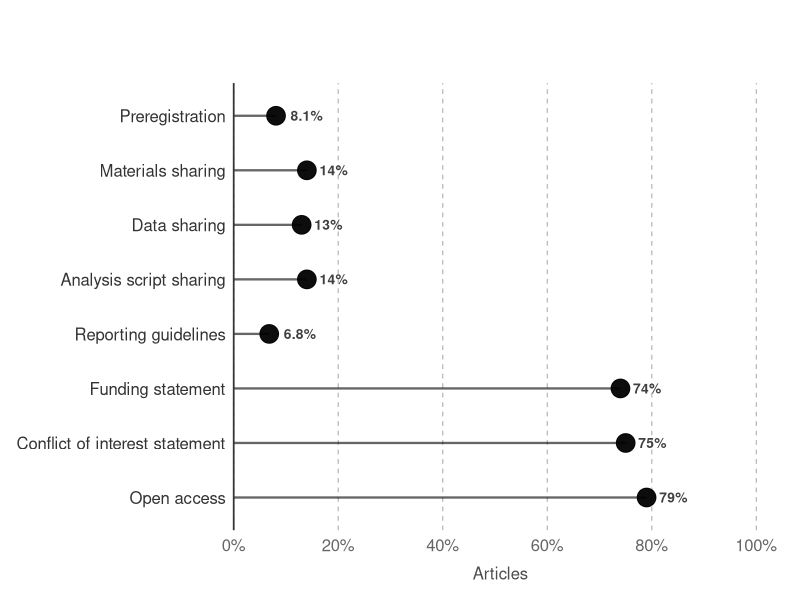
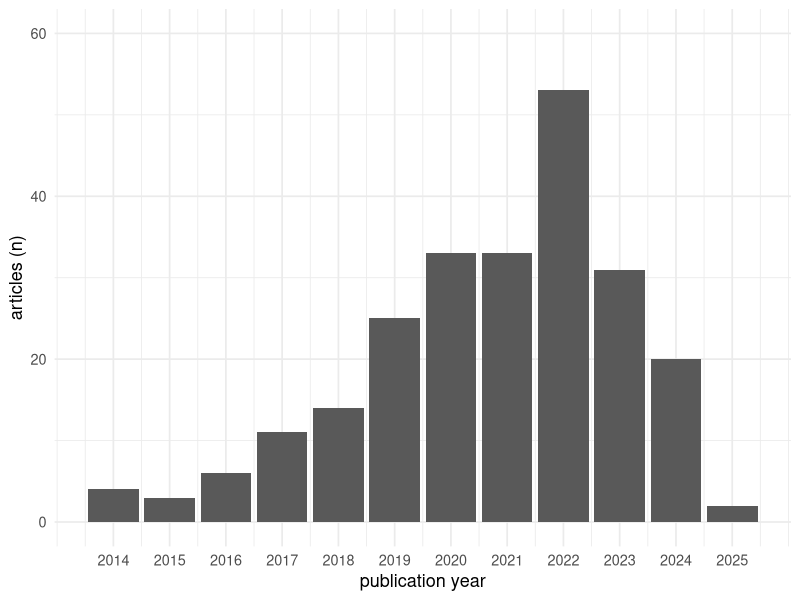
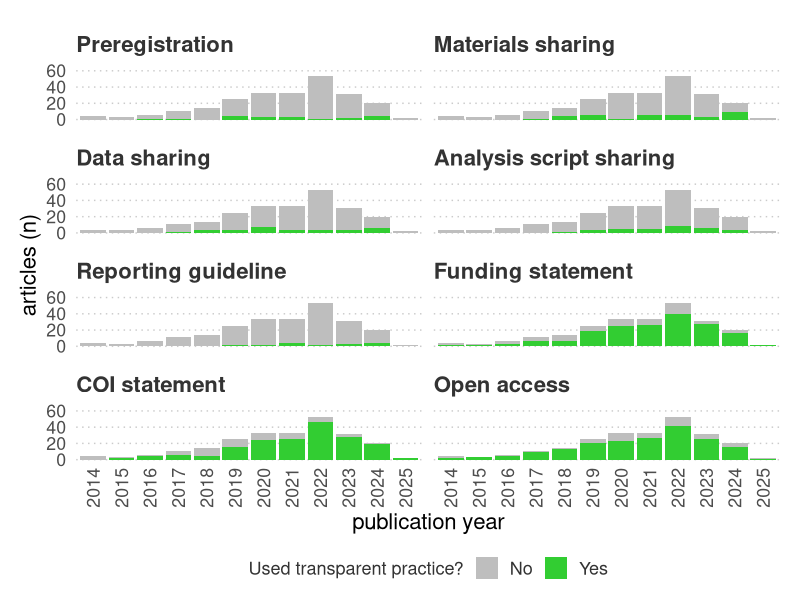

Here is the R script that generated these plots, in order:
## ---- chunk 1
library(tidyverse) # for general analysis and munging functions
library(here) # for accessing files
library(knitr) # for tables
library(kableExtra) # for tables
## ---- chunk 2
# Define a "not in" operator
`%notin%` <- Negate(`%in%`)

# This function will compute percentages for specific variables and format them.
count_percent <- function(data, ...) {
  columns <- enquos(...)

  d_count <- data %>%
      count(!!!columns, .drop = FALSE) %>%
      complete(!!!columns, fill = list(n = 0))
  
  d_overall <- d_count %>%
      mutate(N = sum(n), percent = signif((n/N)*100,2), report = paste0(n, ' (', percent,'%)'))
  
  return(d_overall)
}

# same function as above but allows for grouping (e.g., by design or data type)
count_percent_grouped <- function(data, ..., group = NULL) {
  columns <- enquos(...)
  group_vars <- enquos(group)

  d_count <- data %>%
    count(!!!group_vars, !!!columns, .drop = FALSE) %>%
    complete(!!!group_vars, !!!columns, fill = list(n = 0))

  d_out <- d_count %>%
    group_by(!!!group_vars) %>%
    mutate(
      N = sum(n),
      percent = signif((n / N) * 100, 2),
      report = paste0(n, " (", percent, "%)")
    ) %>%
    ungroup()

  return(d_out)
}

## ---- chunk 3
# load the extracted data after coding discrepancies were resolved
d <- read_csv(here('data','primary','extracted_data_resolved.csv'))

# load the list of article metadata
d_articles <- read_csv(here('data','primary','article_list.csv')) %>%
  filter(duplicate == F)

# combine article metadata with extracted data
d <- d %>%
  left_join(d_articles, by = "article_id")
## ---- chunk 4
d <- d %>%
  rename(
    eligible_journal = `is.the.article.reported.in.a.peer-reviewed.academic.journal?`,
    eligible_english = `is.the.article.written.in.english?`,
    open_access_status = `can.you.view.an.open.access.version.of.this.article?`,
    article_version_coded = `which.version.of.the.article.are.you.coding?`,
    eligible_empirical = `does.the.article.report.empirical.research?`,
    research_design = `what.is.the.research.design?.(tick.all.that.apply)`,
    data_type = `what.is.the.data.type?.(tick.all.that.apply`,
    prereg_statement = `does.the.article.state.whether.or.not.the.study.(or.some.aspect.of.the.study).was.preregistered?`,
    prereg_statement_verbatim = prereg_verbatim,
    prereg_access_method = `how.is.the.preregistration.accessed?.(according.to.the.statement)`,
    prereg_access_status = `can.you.access.and.view.the.preregistration.(without.contacting.anyone)?`,
    data_statement = `does.the.article.state.whether.or.not.data.are.available?`,
    data_statement_verbatim = data_verbatim,
    data_access_method = `how.are.the.data.accessed?.(according.to.the.statement)`,
    data_access_status = `can.you.access,.download,.and.view.the.data.(without.contacting.anyone)?`,
    data_reasons = `did.the.authors.provide.any.reasons.for.not.sharing.or.restricting.access.to.the.data?`,
    materials_statement = `does.the.article.state.whether.or.not.any.materials.are.available?`,
    materials_statement_verbatim = `materials_verbatim`,
    materials_access_method = `how.are.the.materials.accessed?.(according.to.the.statement)`,
    materials_access_status = `can.you.access,.download,.and.view.the.materials.(without.contacting.anyone)?`,
    materials_reasons = `did.the.authors.provide.any.reasons.for.not.sharing.or.restricting.access.to.the.materials?`,
    analysis_statement = `does.the.article.state.whether.or.not.analysis.scripts.are.available?`,
    analysis_statement_verbatim = `analysis_verbatim`,
    analysis_access_method = `how.is.the.analysis.script.accessed?.(according.to.the.statement)`,
    analysis_access_status = `can.you.access,.download,.and.view.the.analysis.script.(without.contacting.anyone)?`,
    analysis_reasons = `did.the.authors.provide.any.reasons.for.not.sharing.or.restricting.access.to.the.analysis.scripts?`,
    reporting_statement = `is.there.a.statement.declaring.the.use.of.one.or.more.reporting.guidelines?`,
    reporting_statement_verbatim = reporting_verbatim,
    reporting_type = `which.guidelines.were.used.(if.any)?.(select.all.that.apply.and.use.the.other.option.if.necessary)`,
    funding_statement = `does.the.article.include.a.statement.indicating.whether.there.were.funding.sources?`,
    funding_statement_verbatim = `funding_verbatim`,
    coi_statement = `does.the.article.include.a.statement.indicating.whether.there.were.any.conflicts.of.interest?`,
    coi_statement_verbatim = `coi_verbatim`,
    notes = `you.can.use.this.space.to.record.anything.interesting.or.problematic.about.this.article`)
## ---- chunk 5
d_consensus <- d %>% filter(coder == "Consensus")
## ---- chunk 6
# create eligibility variable for article access
d_consensus <- d_consensus %>%
  mutate(eligible_access = ifelse(open_access_status == "No — I cannot access any version of the article", F, T))

# identify reasons articles were excluded
exclude_journal <- d_consensus %>% filter(eligible_journal == "NO") %>% nrow()
exclude_english <- d_consensus %>% filter(eligible_journal == "YES", eligible_english == "NO") %>% nrow()
exclude_access <- d_consensus %>% filter(eligible_journal == "YES", eligible_english == "YES", eligible_access == F) %>% nrow()
exclude_empirical <- d_consensus %>% filter(eligible_journal == "YES", eligible_english == "YES", eligible_access == T, eligible_empirical == "No") %>% nrow()

exclude_all <- sum(exclude_journal, exclude_english, exclude_access, exclude_empirical)

# create overall exclude variable across all exclusion criteria
d_consensus <- d_consensus %>% mutate(exclude = ifelse(eligible_journal == "YES" & eligible_english == "YES" & eligible_access == TRUE & eligible_empirical == "Yes", FALSE, TRUE))
## ---- chunk 7
# select eligible articles only
d_eligible <- d_consensus %>% filter(exclude == F)
## ---- chunk 8
# IGL did the piloting with TEH so reclassify "pilot" coder as IGL
d <- d %>% 
  mutate(coder = case_when(
    coder == "Pilot" ~ "IGL", 
    TRUE ~ coder))

vars <- c("prereg_statement", "materials_statement", "data_statement", "analysis_statement", "reporting_statement", "funding_statement", "coi_statement") # variables we will examine

d_ira <- d %>% # from dataframe d
  filter(article_id %in% c(d_eligible$article_id), # extract only articles that were agreed to be eligible
         coder %in% c("IGL", "JB")) %>% # extract only the first and second coder rows
  select(article_id, coder, all_of(vars)) %>%
    mutate(across(all_of(vars), as.factor)) %>%
  pivot_wider(names_from = coder, values_from = all_of(vars),
              names_sep = "_")

# check the factor levels (i.e., response options of IGL and JB) match
# identical(levels(d_ira$prereg_statement_IGL), levels(d_ira$prereg_statement_JB))
# identical(levels(d_ira$materials_statement_IGL), levels(d_ira$materials_statement_JB))
# identical(levels(d_ira$data_statement_IGL), levels(d_ira$data_statement_JB))
# identical(levels(d_ira$analysis_statement_IGL), levels(d_ira$analysis_statement_JB))
# identical(levels(d_ira$reporting_statement_IGL), levels(d_ira$reporting_statement_JB))
# identical(levels(d_ira$funding_statement_IGL), levels(d_ira$funding_statement_JB))
# identical(levels(d_ira$coi_statement_IGL), levels(d_ira$coi_statement_JB))

d_ira <- d_ira %>%
  mutate(Preregistration = ifelse(prereg_statement_IGL == prereg_statement_JB, T, F),
         Materials = ifelse(materials_statement_IGL == materials_statement_JB, T, F),
         Data = ifelse(data_statement_IGL == data_statement_JB, T, F),
         `Analysis scripts` = ifelse(analysis_statement_IGL == analysis_statement_JB, T, F),
         `Reporting guidelines` = ifelse(reporting_statement_IGL == reporting_statement_JB, T, F),
         Funding = ifelse(funding_statement_IGL == funding_statement_JB, T, F),
         `Conflicts of interest` = ifelse(coi_statement_IGL == coi_statement_JB, T, F)) 
## ---- chunk 9
research_design <- d_eligible %>% count(research_design) 
data_type <- d_eligible %>% count(data_type) 
journals <- d_eligible %>% count(journal) %>% arrange(desc(n))
pub_year <- d_eligible %>% count(publication_year) %>% arrange(desc(publication_year))
## ---- chunk 10
# how many registered reports are there?
is_registered_report <- d_eligible %>% filter(prereg_statement == "YES — the study is a Registered Report") %>% nrow()

# collapse registered reports into general "yes there is a prereg" variable for remaining analyses
d_eligible <- d_eligible %>%
    mutate(prereg_statement = case_when(
    prereg_statement == "YES — the study is a Registered Report" ~ "YES — the statement says that there is a preregistration",
    TRUE ~ prereg_statement
  ))

prereg_statement_overall <- d_eligible %>%
  count_percent(prereg_statement)

prereg_statement_data_type <- d_eligible %>%
  count_percent_grouped(prereg_statement, data_type)
## ---- chunk 11
prereg_functional_overall <- d_eligible %>%
  mutate(prereg_statement = case_when(
    prereg_statement == "YES — the study is a Registered Report" ~ "YES — the statement says that there is a preregistration",
    TRUE ~ prereg_statement
  )) %>%
  count_percent(prereg_statement, prereg_access_status)

# Reasons for non-functional
prereg_non_functional_reasons <- d_eligible %>%
  filter(prereg_access_status == "NO") %>%
  count(prereg_access_detail, .drop = FALSE)

prereg_functional_data_type <- d_eligible %>%
  mutate(prereg_statement = case_when(
    prereg_statement == "YES — the study is a Registered Report" ~ "YES — the statement says that there is a preregistration",
    TRUE ~ prereg_statement
  )) %>%
  count_percent(prereg_statement, prereg_access_status, data_type)
## ---- chunk 12
prereg_access_overall <- d_eligible %>%
  filter(prereg_statement == "YES — the statement says that there is a preregistration", prereg_access_status == "YES") %>%
  count(prereg_access_method, .drop = F)
## ---- chunk 13
materials_statement_overall <- d_eligible %>%
  count_percent(materials_statement)

## Justifications for restricting access to materials
materials_reasons_overall <- d_eligible %>%
  filter(materials_statement %in% c("YES — the statement says that the materials are not available", "UNCLEAR — the statement says that the materials are available on request")) %>%
  count(materials_reasons, .drop = F)
## ---- chunk 14
materials_functional_overall <- d_eligible %>%
  count_percent(materials_statement, materials_access_status)

materials_non_functional_reasons <- d_eligible %>%
  filter(materials_access_status == "NO") %>%
  count(materials_access_detail, .drop = F)
## ---- chunk 15
materials_access_method_overall <- d_eligible %>%
  filter(materials_statement == "YES — the statement says that all or some materials are available", materials_access_status == "YES") %>%
  count(materials_statement, materials_access_status, materials_access_method, .drop = F)
## ---- chunk 16
data_statement_overall <- d_eligible %>%
  count_percent(data_statement)
## ---- chunk 17
data_functional_overall <- d_eligible %>%
  count_percent(data_statement, data_access_status)

data_non_functional_reasons <- d_eligible %>%
  filter(data_statement == "YES — the statement says that the data are available", data_access_status == "NO") %>%
  count(data_access_detail, .drop = F)
## ---- chunk 18
data_reasons_overall <- d_eligible %>%
  filter(data_statement %in% c("YES — the statement says that the data are not available", "UNCLEAR — the statement says that the data are available on request", "UNCLEAR — the statement says that the data may be available but access is restricted")) %>%
  count(data_reasons, .drop = F)

data_reasons_types <- d_eligible %>% 
  filter(data_reasons == "YES") %>% 
  count(data_reasons_type)
## ---- chunk 19
data_access_method_overall <- d_eligible %>%
  filter(data_statement == "YES — the statement says that the data are available", data_access_status == "YES") %>%
  count(data_statement, data_access_status, data_access_method, .drop = F)
## ---- chunk 20
analysis_statement_overall <- d_eligible %>%
  count_percent(analysis_statement)

## Justifications for restricting access to data
analysis_reasons_overall <- d_eligible %>%
  filter(analysis_statement %in% c("YES — the statement says that the analysis scripts are not available", "UNCLEAR — the statement says that the analysis scripts are available on request")) %>%
  count(analysis_reasons, .drop = F)
## ---- chunk 21
analysis_functional_overall <- d_eligible %>%
  count_percent(analysis_statement, analysis_access_status)

analysis_non_functional_reasons <- d_eligible %>%
  filter(analysis_access_status == "NO") %>%
  count(analysis_access_detail, .drop = F)
## ---- chunk 22
analysis_access_method_overall <- d_eligible %>%
  filter(analysis_statement == "YES — the statement says that the analysis scripts are available", analysis_access_status == "YES") %>%
  count(analysis_statement, analysis_access_status, analysis_access_method, .drop = F)
## ---- chunk 23
# Statements
reporting_statement_overall <- d_eligible %>%
  count_percent(reporting_statement)

# Guideline type
reporting_type_overall <- d_eligible %>%
  filter(reporting_statement == "YES — the statement discloses use of at least one reporting guideline") %>%
  count(reporting_type)
## ---- chunk 24
# Statements
funding_statement_overall <- d_eligible %>%
  mutate(funding_statement = case_when(
    funding_statement %in% c("YES — the statement discloses at least one source of funding","YES — the statement says that there was no relevant funding") ~ "Yes", 
    funding_statement == "NO — there is no funding statement" ~ "No")) %>%
  count_percent(funding_statement)

# Statement type
funding_detail_overall <- d_eligible %>%
  count_percent(funding_statement)
## ---- chunk 25
# Statements
coi_statement_overall <- d_eligible %>%
  mutate(coi_statement = case_when(
    coi_statement %in% c("YES — the statement discloses at least one conflict of interest","YES — the statement says that there were no conflicts of interest") ~ "Yes", 
    coi_statement == "NO — there is no conflict of interest statement" ~ "No")) %>%
  count_percent(coi_statement)

# Statement type
coi_detail_overall <- d_eligible %>%
  count_percent(coi_statement)
## ---- chunk 26
open_access_overall <- d_eligible %>%
  count_percent(open_access_status)
## ---- chunk 27
plot_data <- bind_rows(

  prereg_functional_overall %>%
    filter(prereg_statement == "YES — the statement says that there is a preregistration", prereg_access_status == "YES") %>%
    mutate(practice = "Preregistration", var = "prereg_functional") %>%
    select(practice, var, n, N, percent),

  materials_functional_overall %>%
    filter(materials_statement == "YES — the statement says that all or some materials are available", materials_access_status == "YES") %>%
    mutate(practice = "Materials sharing", var = "materials_functional") %>%
    select(practice, var, n, N, percent),

  data_functional_overall %>%
    filter(data_statement == "YES — the statement says that the data are available", data_access_status == "YES") %>%
    mutate(practice = "Data sharing", var = "data_functional") %>%
    select(practice, var, n, N, percent),

  analysis_functional_overall %>%
    filter(analysis_statement == "YES — the statement says that the analysis scripts are available", analysis_access_status == "YES") %>%
    mutate(practice = "Analysis script sharing",var = "analysis_functional") %>%
    select(practice, var, n, N, percent),

  reporting_statement_overall %>%
    filter(reporting_statement == "YES — the statement discloses use of at least one reporting guideline") %>%
    mutate(practice = "Reporting guidelines",var = "reporting_any") %>%
    select(practice, var, n, N, percent),
  
  funding_statement_overall %>%
    filter(funding_statement == "Yes") %>%
    mutate(practice = "Funding statement",var = "funding_statement_any") %>%
    select(practice, var, n, N, percent),

  coi_statement_overall %>%
    filter(coi_statement == "Yes") %>%
    mutate(practice = "Conflict of interest statement",var = "coi_statement_any") %>%
    select(practice, var, n, N, percent),
  
    open_access_overall %>%
    filter(open_access_status == "Yes") %>%
    mutate(practice = "Open access", var = "open_access") %>%
    select(practice, var, n, N, percent)
)
## ---- chunk 28
# Plot
plot_data %>%
    mutate(practice = factor(practice, levels = rev(c("Preregistration","Materials sharing","Data sharing","Analysis script sharing", "Reporting guidelines", "Funding statement", "Conflict of interest statement", "Open access")))) %>%
  ggplot(aes(x = percent, y = practice)) +

  # Reference lines
  geom_vline(xintercept = seq(0, 100, 20),
             colour = "grey70", linewidth = 0.4, linetype = "dashed") +
  # Stem
  geom_segment(
    aes(x = 0, xend = percent, y = practice, yend = practice),
    linewidth = 0.8, alpha = 0.6
  ) +
 
  # Lollipop head
  geom_point(size = 6, alpha = 0.95) +
 
  # Percent label just to the right of each dot
  geom_text(
    aes(label = paste0(percent, "%")),
    hjust = -0.45, size = 3.5, fontface = "bold", colour = "grey25"
  ) +
 
  # Extend x axis so labels fit
  scale_x_continuous(
    limits = c(0, 100),
    breaks = seq(0, 100, 20),
    labels = function(x) paste0(x, "%"),
    expand = expansion(mult = c(0, 0.02))
  ) +
 
  labs(
    title    = "",
    subtitle = "",
    x        = "Articles",
    y        = NULL
  ) +
 
  theme_minimal(base_size = 13) +
  theme(
    plot.title         = element_text(face = "bold", size = 15, margin = margin(b = 4)),
    plot.subtitle      = element_text(colour = "grey45", size = 11, margin = margin(b = 14)),
    plot.background    = element_rect(fill = "#FFF", colour = NA),
    panel.background   = element_rect(fill = "#FFF", colour = NA),
    panel.grid.major.y = element_blank(),
    panel.grid.major.x = element_blank(),
    panel.grid.minor   = element_blank(),
    axis.text.y        = element_text(size = 12, colour = "grey20"),
    axis.text.x        = element_text(size = 12, colour = "grey40"),
    axis.title.x       = element_text(size = 12, colour = "grey30", margin = margin(t = 8)),
    axis.line.y = element_line(colour = "grey20"),
    legend.position    = "bottom",
    legend.text        = element_text(size = 11),
    plot.margin        = margin(16, 24, 12, 12) 
  )
## ---- chunk 29
d_eligible %>% 
    count(journal) %>% 
    arrange(desc(n)) %>%
    slice(1:10) %>%
    kable(format = "html")
## ---- chunk 30
d_eligible %>% 
  count(publication_year) %>%
  mutate(publication_year = as.numeric(publication_year)) %>%
  ggplot(aes(x = publication_year, y = n)) +
    geom_col() + 
    theme_minimal(base_size = 13) +
    ylim(c(0, 60)) +
    xlab('publication year') +
    ylab('articles (n)') +
    scale_x_continuous(labels = seq(2014,2025,1), breaks = seq(2014,2025,1))
## ---- chunk 31
prereg_access_overall %>% 
  select("Registry" = prereg_access_method, n) %>% 
  arrange(desc(n)) %>%
  kable(format = "html")
## ---- chunk 32
materials_access_method_overall  %>% 
  select("Method" = materials_access_method, n) %>% 
  arrange(desc(n)) %>%
  kable(format = "html")
## ---- chunk 33
data_access_method_overall  %>% 
  select("Method" = data_access_method, n) %>% 
  arrange(desc(n)) %>%
  kable(format = "html")
## ---- chunk 34
analysis_access_method_overall  %>% 
  select("Method" = analysis_access_method, n) %>% 
  arrange(desc(n)) %>%
  kable(format = "html")
## ---- chunk 35
# Functional preregistration by research type (primary/secondary)
prereg_functional_by_research_type <- d_eligible %>%
  mutate(prereg_access_status = factor(prereg_access_status, levels = c("NO", "YES")), # show zero percentages too
         prereg_access_status = fct_na_value_to_level(prereg_access_status, level = "NO")) %>% # convert NAs to "NO"

  count(research_design, prereg_access_status, .drop = F) %>%
  group_by(research_design) %>%
  mutate(N = sum(n), percent = signif((n/N)*100,2), report = paste0(n,'/',N,' (',percent,'%)')) %>%
  filter(prereg_access_status == "YES") %>%
  mutate(research_design = factor(research_design),
         research_design = fct_recode(research_design, "Primary" = "Primary research study", "Secondary" = "Secondary analysis", "Both research types" = "Primary research study, Secondary analysis")) %>%
  select(research_design, report) %>%
  pivot_wider(names_from = research_design, values_from = report)

# Functional preregistration by data type (quantitative, qualitative)
prereg_functional_by_data_type <- d_eligible %>%
  mutate(prereg_access_status = factor(prereg_access_status, levels = c("NO", "YES")), # show zero percentages too
         prereg_access_status = fct_na_value_to_level(prereg_access_status, level = "NO")) %>% # convert NAs to "NO"
  count(data_type, prereg_access_status, .drop = F) %>%
  group_by(data_type) %>%
  mutate(N = sum(n), percent = signif((n/N)*100,2), report = paste0(n,'/',N,' (',percent,'%)')) %>%
  filter(prereg_access_status == "YES") %>%
  mutate(data_type = factor(data_type),
         data_type = fct_recode(data_type, "Both data types" = "Qualitative data, Quantitative data")) %>%
  select(data_type, report) %>%
  pivot_wider(names_from = data_type, values_from = report)

# Combine prereg
prereg_subgroup <- bind_cols(prereg_functional_by_research_type, prereg_functional_by_data_type) %>%
  mutate(`Practice` = "Preregistration")

# Functional materials sharing by research type (primary/secondary)
materials_functional_by_research_type <- d_eligible %>%
  mutate(materials_access_status = factor(materials_access_status, levels = c("NO", "YES")), # show zero percentages too
         materials_access_status = fct_na_value_to_level(materials_access_status, level = "NO")) %>% # convert NAs to "NO"

  count(research_design, materials_access_status, .drop = F) %>%
  group_by(research_design) %>%
  mutate(N = sum(n), percent = signif((n/N)*100,2), report = paste0(n,'/',N,' (',percent,'%)')) %>%
  filter(materials_access_status == "YES") %>%
  mutate(research_design = factor(research_design),
         research_design = fct_recode(research_design, "Primary" = "Primary research study", "Secondary" = "Secondary analysis", "Both research types" = "Primary research study, Secondary analysis")) %>%
  select(research_design, report) %>%
  pivot_wider(names_from = research_design, values_from = report)

# Functional materials by data type (quantitative, qualitative)
materials_functional_by_data_type <- d_eligible %>%
  mutate(materials_access_status = factor(materials_access_status, levels = c("NO", "YES")), # show zero percentages too
         materials_access_status = fct_na_value_to_level(materials_access_status, level = "NO")) %>% # convert NAs to "NO"
  count(data_type, materials_access_status, .drop = F) %>%
  group_by(data_type) %>%
  mutate(N = sum(n), percent = signif((n/N)*100,2), report = paste0(n,'/',N,' (',percent,'%)')) %>%
  filter(materials_access_status == "YES") %>%
  mutate(data_type = factor(data_type),
         data_type = fct_recode(data_type, "Both data types" = "Qualitative data, Quantitative data")) %>%
  select(data_type, report) %>%
  pivot_wider(names_from = data_type, values_from = report)

# Combine materials
materials_subgroup <- bind_cols(materials_functional_by_research_type, materials_functional_by_data_type) %>%
  mutate(`Practice` = "Materials")

# Functional data sharing by research type (primary/secondary)
data_functional_by_research_type <- d_eligible %>%
  mutate(data_access_status = factor(data_access_status, levels = c("NO", "YES")), # show zero percentages too
         data_access_status = fct_na_value_to_level(data_access_status, level = "NO")) %>% # convert NAs to "NO"

  count(research_design, data_access_status, .drop = F) %>%
  group_by(research_design) %>%
  mutate(N = sum(n), percent = signif((n/N)*100,2), report = paste0(n,'/',N,' (',percent,'%)')) %>%
  filter(data_access_status == "YES") %>%
  mutate(research_design = factor(research_design),
         research_design = fct_recode(research_design, "Primary" = "Primary research study", "Secondary" = "Secondary analysis", "Both research types" = "Primary research study, Secondary analysis")) %>%
  select(research_design, report) %>%
  pivot_wider(names_from = research_design, values_from = report)

# Functional data by data type (quantitative, qualitative)
data_functional_by_data_type <- d_eligible %>%
  mutate(data_access_status = factor(data_access_status, levels = c("NO", "YES")), # show zero percentages too
         data_access_status = fct_na_value_to_level(data_access_status, level = "NO")) %>% # convert NAs to "NO"
  count(data_type, data_access_status, .drop = F) %>%
  group_by(data_type) %>%
  mutate(N = sum(n), percent = signif((n/N)*100,2), report = paste0(n,'/',N,' (',percent,'%)')) %>%
  filter(data_access_status == "YES") %>%
  mutate(data_type = factor(data_type),
         data_type = fct_recode(data_type, "Both data types" = "Qualitative data, Quantitative data")) %>%
  select(data_type, report) %>%
  pivot_wider(names_from = data_type, values_from = report)

# Combine data
data_subgroup <- bind_cols(data_functional_by_research_type, data_functional_by_data_type) %>%
  mutate(`Practice` = "Data")

# Functional analysis script sharing by research type (primary/secondary)
analysis_functional_by_research_type <- d_eligible %>%
  mutate(analysis_access_status = factor(analysis_access_status, levels = c("NO", "YES")), # show zero percentages too
         analysis_access_status = fct_na_value_to_level(analysis_access_status, level = "NO")) %>% # convert NAs to "NO"

  count(research_design, analysis_access_status, .drop = F) %>%
  group_by(research_design) %>%
  mutate(N = sum(n), percent = signif((n/N)*100,2), report = paste0(n,'/',N,' (',percent,'%)')) %>%
  filter(analysis_access_status == "YES") %>%
  mutate(research_design = factor(research_design),
         research_design = fct_recode(research_design, "Primary" = "Primary research study", "Secondary" = "Secondary analysis", "Both research types" = "Primary research study, Secondary analysis")) %>%
  select(research_design, report) %>%
  pivot_wider(names_from = research_design, values_from = report)

# Functional analysis by data type (quantitative, qualitative)
analysis_functional_by_data_type <- d_eligible %>%
  mutate(analysis_access_status = factor(analysis_access_status, levels = c("NO", "YES")), # show zero percentages too
         analysis_access_status = fct_na_value_to_level(analysis_access_status, level = "NO")) %>% # convert NAs to "NO"
  count(data_type, analysis_access_status, .drop = F) %>%
  group_by(data_type) %>%
  mutate(N = sum(n), percent = signif((n/N)*100,2), report = paste0(n,'/',N,' (',percent,'%)')) %>%
  filter(analysis_access_status == "YES") %>%
  mutate(data_type = factor(data_type),
         data_type = fct_recode(data_type, "Both data types" = "Qualitative data, Quantitative data")) %>%
  select(data_type, report) %>%
  pivot_wider(names_from = data_type, values_from = report)

# Combine analysis
analysis_subgroup <- bind_cols(analysis_functional_by_research_type, analysis_functional_by_data_type) %>%
  mutate(`Practice` = "Analysis script")

# Reporting guideline use by research type (primary/secondary)
reporting_functional_by_research_type <- d_eligible %>%
  mutate(reporting_statement = factor(reporting_statement)) %>% # show zero percentages too
  count(research_design, reporting_statement, .drop = F) %>%
  group_by(research_design) %>%
  mutate(N = sum(n), percent = signif((n/N)*100,2), report = paste0(n,'/',N,' (',percent,'%)')) %>%
  filter(reporting_statement == "YES — the statement discloses use of at least one reporting guideline") %>%
  mutate(research_design = factor(research_design),
         research_design = fct_recode(research_design, "Primary" = "Primary research study", "Secondary" = "Secondary analysis", "Both research types" = "Primary research study, Secondary analysis")) %>%
  select(research_design, report) %>%
  pivot_wider(names_from = research_design, values_from = report)

# Reporting guideline use by data type (quantitative, qualitative)
reporting_functional_by_data_type <- d_eligible %>%
  mutate(reporting_statement = factor(reporting_statement)) %>% # show zero percentages too
  count(data_type, reporting_statement, .drop = F) %>%
  group_by(data_type) %>%
  mutate(N = sum(n), percent = signif((n/N)*100,2), report = paste0(n,'/',N,' (',percent,'%)')) %>%
  filter(reporting_statement == "YES — the statement discloses use of at least one reporting guideline") %>%
  mutate(data_type = factor(data_type),
         data_type = fct_recode(data_type, "Both data types" = "Qualitative data, Quantitative data")) %>%
  select(data_type, report) %>%
  pivot_wider(names_from = data_type, values_from = report)

# Combine reporting
reporting_subgroup <- bind_cols(reporting_functional_by_research_type, reporting_functional_by_data_type) %>%
  mutate(`Practice` = "Reporting guidelines")

# Table 
bind_rows(prereg_subgroup, materials_subgroup, data_subgroup, analysis_subgroup, reporting_subgroup) %>%
  relocate(Practice, Primary, Secondary, `Both research types`, `Quantitative data`, `Qualitative data`, `Both data types`) %>%  # put columns in order
  kable(format = "html") %>%
  add_header_above(
    c(
      " " = 1,
      "Research type" = 3,
      "Data type"     = 3
    ),
    bold = TRUE
  ) %>%
  kable_styling(full_width = FALSE)
## ---- chunk 36
theme_custom <- function () { 
  theme_grey(base_size = 16, base_family = "sans") %+replace% 
    theme(
      # plot margin
      plot.margin = unit(rep(0.5, 4), "cm"),
      # plot background and border
      plot.background = element_blank(),
      panel.background = element_blank(),
      panel.border = element_blank(),
      # grid lines
      panel.grid.major.x = element_blank(),
      panel.grid.major.y = element_line(linewidth = 0.5, linetype = 'dotted', color = "#cbcbcb"), 
      panel.grid.minor = element_blank(),
      # axis ticks and lines
      axis.ticks = element_blank(),
      axis.line = element_blank(),
      # axis labels
      axis.text.x = element_text(angle = 90, vjust = 0.5, hjust = 1),
      # legend
      legend.position = "bottom",
      legend.margin = margin(0),
      legend.background = element_blank(),
      legend.key = element_blank(),
      legend.title = element_text(size = 13, colour = "#333333"),
      legend.text.align = 0,
      legend.text = element_text(size = 13, colour = "#333333"),
      # faceting
      strip.background = element_rect(fill = "transparent", colour = NA),
      strip.text = element_text(size = 16, face = "bold", colour = "#333333", hjust = 0, margin = margin(b = 10, t = 10))
    )
}
## ---- chunk 37
temporal_data <- bind_rows(
  
  d_eligible %>%
    mutate(prereg_access_status = ifelse(is.na(prereg_access_status), "NO", prereg_access_status)) %>%
    count(publication_year, status = prereg_access_status) %>%
    mutate(practice = "Preregistration"),
  
  d_eligible %>%
    mutate(materials_access_status = ifelse(is.na(materials_access_status), "NO", materials_access_status)) %>%
    count(publication_year, status = materials_access_status) %>%
    mutate(practice = "Materials sharing"),
  
  d_eligible %>%
    mutate(data_access_status = ifelse(is.na(data_access_status), "NO", data_access_status)) %>%
    count(publication_year, status = data_access_status) %>%
    mutate(practice = "Data sharing"),
  
  d_eligible %>%
    mutate(analysis_access_status = ifelse(is.na(analysis_access_status), "NO", analysis_access_status)) %>%
    count(publication_year, status = analysis_access_status) %>%
    mutate(practice = "Analysis script sharing"),
  
  d_eligible %>%
    mutate(reporting_statement = ifelse(reporting_statement == "YES — the statement discloses use of at least one reporting guideline", "YES", "NO")) %>%
    count(publication_year, status = reporting_statement) %>%
    mutate(practice = "Reporting guideline"),
  
  d_eligible %>%
    mutate(funding_statement = ifelse(funding_statement == "NO — there is no funding statement", "NO", "YES")) %>%
    count(publication_year, status = funding_statement) %>%
    mutate(practice = "Funding statement"),
  
  d_eligible %>%
    mutate(coi_statement = ifelse(coi_statement == "NO — there is no conflict of interest statement", "NO", "YES")) %>%
    count(publication_year, status = coi_statement) %>%
    mutate(practice = "COI statement"),
  
  d_eligible %>%
    mutate(open_access_status = ifelse(open_access_status == "Yes", "YES", "NO")) %>%
    count(publication_year, status = open_access_status) %>%
    mutate(practice = "Open access")
) %>%
  mutate(practice = factor(practice, levels = c("Preregistration", "Materials sharing", "Data sharing", "Analysis script sharing", "Reporting guideline", "Funding statement", "COI statement", "Open access")))
  
temporal_data %>%
    ggplot() +
    geom_col(aes(x = publication_year, y = n, fill = status)) +
    facet_wrap(~practice, ncol = 2) +
    ylim(c(0,60)) +
    ylab('articles (n)') +
    xlab('publication year') +
    labs(fill = "Used transparent practice?") +
    scale_fill_manual(values = c('gray','limegreen'), labels = c('No', 'Yes')) +
    theme_custom() +
  theme()

## ---- chunk 38
prereg_access_overall %>% 
  select("Registry" = prereg_access_method, n) %>% 
  arrange(desc(n)) %>%
  kable(format = "html")
## ---- chunk 39
materials_access_method_overall  %>% 
  select("Method" = materials_access_method, n) %>% 
  arrange(desc(n)) %>%
  kable(format = "html")
## ---- chunk 40
data_access_method_overall  %>% 
  select("Method" = data_access_method, n) %>% 
  arrange(desc(n)) %>%
  kable(format = "html")
## ---- chunk 41
analysis_access_method_overall  %>% 
  select("Method" = analysis_access_method, n) %>% 
  arrange(desc(n)) %>%
  kable(format = "html")
## ---- chunk 42
# inter-rater agreement table
d_ira %>%
  summarise(across(c(Preregistration, Materials, Data, `Analysis scripts`, `Reporting guidelines`, Funding, `Conflicts of interest`), ~ mean(.x, na.rm = TRUE))) %>%
  mutate(across(everything(), ~ signif(. * 100, digits = 2))) %>%
  pivot_longer(cols = everything(), names_to = "Practice", values_to = "Inter-rater agreement (%)") %>%
  kable(format = "html")
## ---- chunk 43
sessionInfo()
